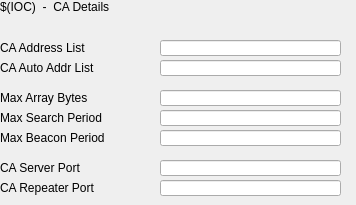
<?xml version="1.0" encoding="UTF-8"?>
<ui version="4.0">
 <class>MainWindow</class>
 <widget class="QMainWindow" name="MainWindow">
  <property name="geometry">
   <rect>
    <x>0</x>
    <y>0</y>
    <width>356</width>
    <height>205</height>
   </rect>
  </property>
  <property name="windowTitle">
   <string>MainWindow</string>
  </property>
  <widget class="QWidget" name="centralwidget">
   <widget class="caLabel" name="calabel">
    <property name="geometry">
     <rect>
      <x>0</x>
      <y>0</y>
      <width>361</width>
      <height>33</height>
     </rect>
    </property>
    <property name="statusTip">
     <string>Expert</string>
    </property>
    <property name="text">
     <string>$(IOC)  -  CA Details</string>
    </property>
    <property name="alignment">
     <set>Qt::AlignLeading</set>
    </property>
    <property name="colorMode">
     <enum>caLabel::Default</enum>
    </property>
   </widget>
   <widget class="caLineEdit" name="calineedit_16">
    <property name="geometry">
     <rect>
      <x>160</x>
      <y>130</y>
      <width>181</width>
      <height>16</height>
     </rect>
    </property>
    <property name="alignment">
     <set>Qt::AlignRight|Qt::AlignTrailing|Qt::AlignVCenter</set>
    </property>
    <property name="channel" stdset="0">
     <string notr="true">$(IOC):CA_BEAC_TIME</string>
    </property>
    <property name="colorMode">
     <enum>caLineEdit::Default</enum>
    </property>
    <property name="unitsEnabled">
     <bool>true</bool>
    </property>
   </widget>
   <widget class="caLabel" name="calabel_13">
    <property name="geometry">
     <rect>
      <x>0</x>
      <y>40</y>
      <width>121</width>
      <height>16</height>
     </rect>
    </property>
    <property name="font">
     <font>
      <pointsize>9</pointsize>
     </font>
    </property>
    <property name="text">
     <string>CA Address List</string>
    </property>
   </widget>
   <widget class="caLineEdit" name="calineedit_13">
    <property name="geometry">
     <rect>
      <x>160</x>
      <y>60</y>
      <width>181</width>
      <height>16</height>
     </rect>
    </property>
    <property name="alignment">
     <set>Qt::AlignRight|Qt::AlignTrailing|Qt::AlignVCenter</set>
    </property>
    <property name="channel" stdset="0">
     <string notr="true">$(IOC):CA_AUTO_ADDR</string>
    </property>
    <property name="colorMode">
     <enum>caLineEdit::Default</enum>
    </property>
    <property name="unitsEnabled">
     <bool>true</bool>
    </property>
   </widget>
   <widget class="caLineEdit" name="calineedit_15">
    <property name="geometry">
     <rect>
      <x>160</x>
      <y>110</y>
      <width>181</width>
      <height>16</height>
     </rect>
    </property>
    <property name="alignment">
     <set>Qt::AlignRight|Qt::AlignTrailing|Qt::AlignVCenter</set>
    </property>
    <property name="channel" stdset="0">
     <string notr="true">$(IOC):CA_SRCH_TIME</string>
    </property>
    <property name="colorMode">
     <enum>caLineEdit::Default</enum>
    </property>
    <property name="unitsEnabled">
     <bool>true</bool>
    </property>
   </widget>
   <widget class="caLabel" name="calabel_15">
    <property name="geometry">
     <rect>
      <x>0</x>
      <y>90</y>
      <width>121</width>
      <height>16</height>
     </rect>
    </property>
    <property name="font">
     <font>
      <pointsize>9</pointsize>
     </font>
    </property>
    <property name="text">
     <string>Max Array Bytes</string>
    </property>
   </widget>
   <widget class="caLineEdit" name="calineedit_11">
    <property name="geometry">
     <rect>
      <x>160</x>
      <y>180</y>
      <width>181</width>
      <height>16</height>
     </rect>
    </property>
    <property name="alignment">
     <set>Qt::AlignRight|Qt::AlignTrailing|Qt::AlignVCenter</set>
    </property>
    <property name="channel" stdset="0">
     <string notr="true">$(IOC):CA_RPTR_PORT</string>
    </property>
    <property name="colorMode">
     <enum>caLineEdit::Default</enum>
    </property>
    <property name="unitsEnabled">
     <bool>true</bool>
    </property>
   </widget>
   <widget class="caLabel" name="calabel_14">
    <property name="geometry">
     <rect>
      <x>0</x>
      <y>60</y>
      <width>121</width>
      <height>16</height>
     </rect>
    </property>
    <property name="font">
     <font>
      <pointsize>9</pointsize>
     </font>
    </property>
    <property name="text">
     <string>CA Auto Addr List</string>
    </property>
   </widget>
   <widget class="caLabel" name="calabel_12">
    <property name="geometry">
     <rect>
      <x>0</x>
      <y>160</y>
      <width>121</width>
      <height>16</height>
     </rect>
    </property>
    <property name="font">
     <font>
      <pointsize>9</pointsize>
     </font>
    </property>
    <property name="text">
     <string>CA Server Port</string>
    </property>
   </widget>
   <widget class="caLabel" name="calabel_17">
    <property name="geometry">
     <rect>
      <x>0</x>
      <y>130</y>
      <width>121</width>
      <height>16</height>
     </rect>
    </property>
    <property name="font">
     <font>
      <pointsize>9</pointsize>
     </font>
    </property>
    <property name="text">
     <string>Max Beacon Period</string>
    </property>
   </widget>
   <widget class="caLineEdit" name="calineedit_14">
    <property name="geometry">
     <rect>
      <x>160</x>
      <y>90</y>
      <width>181</width>
      <height>16</height>
     </rect>
    </property>
    <property name="alignment">
     <set>Qt::AlignRight|Qt::AlignTrailing|Qt::AlignVCenter</set>
    </property>
    <property name="channel" stdset="0">
     <string notr="true">$(IOC):CA_MAX_ARRAY</string>
    </property>
    <property name="colorMode">
     <enum>caLineEdit::Default</enum>
    </property>
    <property name="unitsEnabled">
     <bool>true</bool>
    </property>
   </widget>
   <widget class="caLabel" name="calabel_11">
    <property name="geometry">
     <rect>
      <x>0</x>
      <y>180</y>
      <width>121</width>
      <height>16</height>
     </rect>
    </property>
    <property name="font">
     <font>
      <pointsize>9</pointsize>
     </font>
    </property>
    <property name="text">
     <string>CA Repeater Port</string>
    </property>
   </widget>
   <widget class="caLineEdit" name="calineedit_10">
    <property name="geometry">
     <rect>
      <x>160</x>
      <y>160</y>
      <width>181</width>
      <height>16</height>
     </rect>
    </property>
    <property name="alignment">
     <set>Qt::AlignRight|Qt::AlignTrailing|Qt::AlignVCenter</set>
    </property>
    <property name="channel" stdset="0">
     <string notr="true">$(IOC):CA_SRVR_PORT</string>
    </property>
    <property name="colorMode">
     <enum>caLineEdit::Default</enum>
    </property>
    <property name="unitsEnabled">
     <bool>true</bool>
    </property>
   </widget>
   <widget class="caLineEdit" name="calineedit_12">
    <property name="geometry">
     <rect>
      <x>160</x>
      <y>40</y>
      <width>181</width>
      <height>16</height>
     </rect>
    </property>
    <property name="alignment">
     <set>Qt::AlignRight|Qt::AlignTrailing|Qt::AlignVCenter</set>
    </property>
    <property name="channel" stdset="0">
     <string notr="true">$(IOC):CA_ADDR_LIST</string>
    </property>
    <property name="colorMode">
     <enum>caLineEdit::Default</enum>
    </property>
    <property name="unitsEnabled">
     <bool>true</bool>
    </property>
   </widget>
   <widget class="caLabel" name="calabel_16">
    <property name="geometry">
     <rect>
      <x>0</x>
      <y>110</y>
      <width>121</width>
      <height>16</height>
     </rect>
    </property>
    <property name="font">
     <font>
      <pointsize>9</pointsize>
     </font>
    </property>
    <property name="text">
     <string>Max Search Period</string>
    </property>
   </widget>
  </widget>
 </widget>
 <customwidgets>
  <customwidget>
   <class>caLabel</class>
   <extends>QLabel</extends>
   <header>caLabel</header>
  </customwidget>
  <customwidget>
   <class>caLineEdit</class>
   <extends>QLineEdit</extends>
   <header>caLineEdit</header>
  </customwidget>
 </customwidgets>
 <resources/>
 <connections/>
</ui>
